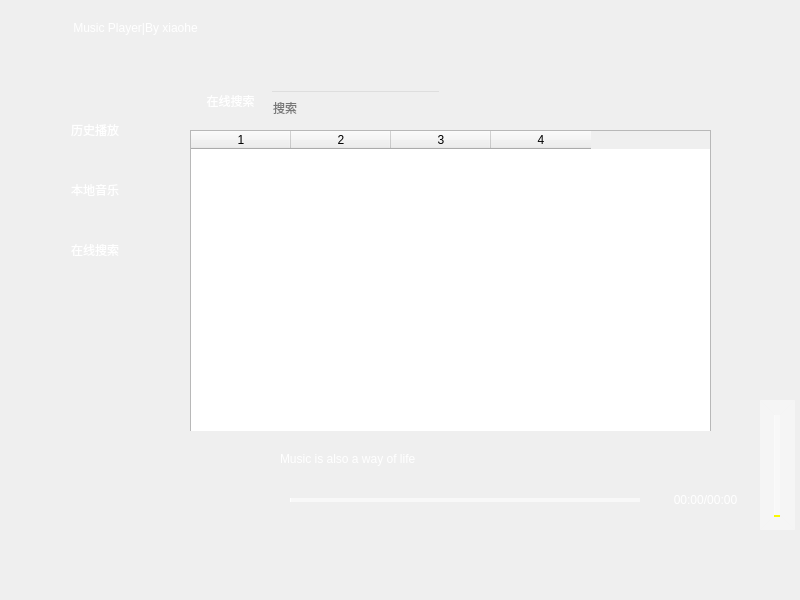
<?xml version="1.0" encoding="UTF-8"?>
<ui version="4.0">
 <class>mainWidget</class>
 <widget class="QWidget" name="mainWidget">
  <property name="geometry">
   <rect>
    <x>0</x>
    <y>0</y>
    <width>800</width>
    <height>600</height>
   </rect>
  </property>
  <property name="windowTitle">
   <string>mainWidget</string>
  </property>
  <property name="windowIcon">
   <iconset resource="res.qrc">
    <normaloff>:/image/image/qqmusic.png</normaloff>:/image/image/qqmusic.png</iconset>
  </property>
  <property name="styleSheet">
   <string notr="true"/>
  </property>
  <widget class="QPushButton" name="btn_Title">
   <property name="geometry">
    <rect>
     <x>10</x>
     <y>10</y>
     <width>35</width>
     <height>35</height>
    </rect>
   </property>
   <property name="cursor">
    <cursorShape>PointingHandCursor</cursorShape>
   </property>
   <property name="toolTip">
    <string>播放器信息</string>
   </property>
   <property name="styleSheet">
    <string notr="true">QPushButton
{
color:rgb(255, 255, 255);
border-radius:0px;
background-color: rgba(255, 255, 255,0);
background-repeat:no-repeat;
border:none;
background-position:center center;
}
QPushButton:hover{
	background-color: rgb(255, 255, 255,100);
}
QPushButton:pressed{
background-color: rgba(95, 95, 95,100);
border-color:rgba(255,255,255,30);
border-style:inset;
color:rgb(255, 255, 255);
}
</string>
   </property>
   <property name="text">
    <string/>
   </property>
   <property name="icon">
    <iconset resource="res.qrc">
     <normaloff>:/image/image/logo.png</normaloff>:/image/image/logo.png</iconset>
   </property>
   <property name="iconSize">
    <size>
     <width>30</width>
     <height>30</height>
    </size>
   </property>
  </widget>
  <widget class="QLabel" name="label_About">
   <property name="geometry">
    <rect>
     <x>50</x>
     <y>10</y>
     <width>171</width>
     <height>35</height>
    </rect>
   </property>
   <property name="cursor">
    <cursorShape>ArrowCursor</cursorShape>
   </property>
   <property name="toolTip">
    <string>播放器信息</string>
   </property>
   <property name="layoutDirection">
    <enum>Qt::LeftToRight</enum>
   </property>
   <property name="styleSheet">
    <string notr="true">color:rgb(255, 255, 255);
</string>
   </property>
   <property name="text">
    <string>Music Player|By xiaohe</string>
   </property>
   <property name="textFormat">
    <enum>Qt::AutoText</enum>
   </property>
   <property name="alignment">
    <set>Qt::AlignCenter</set>
   </property>
  </widget>
  <widget class="QPushButton" name="btn_CurrentMusic">
   <property name="geometry">
    <rect>
     <x>30</x>
     <y>110</y>
     <width>130</width>
     <height>40</height>
    </rect>
   </property>
   <property name="cursor">
    <cursorShape>PointingHandCursor</cursorShape>
   </property>
   <property name="toolTip">
    <string>当前播放</string>
   </property>
   <property name="layoutDirection">
    <enum>Qt::LeftToRight</enum>
   </property>
   <property name="styleSheet">
    <string notr="true">QPushButton
{
color:rgb(255, 255, 255);
border-radius:0px;
background-color: rgba(255, 255, 255,0);
background-repeat:no-repeat;
border:none;
background-position:center center;
}
QPushButton:hover{
	background-color: rgb(255, 255, 255,100);
}
QPushButton:pressed{
background-color: rgba(95, 95, 95,100);
border-color:rgba(255,255,255,30);
border-style:inset;
color:rgb(255, 255, 255);
}</string>
   </property>
   <property name="text">
    <string>历史播放</string>
   </property>
   <property name="icon">
    <iconset resource="res.qrc">
     <normaloff>:/image/image/current-music.png</normaloff>:/image/image/current-music.png</iconset>
   </property>
   <property name="iconSize">
    <size>
     <width>30</width>
     <height>30</height>
    </size>
   </property>
   <property name="flat">
    <bool>true</bool>
   </property>
  </widget>
  <widget class="QPushButton" name="btn_LocalMusic">
   <property name="geometry">
    <rect>
     <x>30</x>
     <y>170</y>
     <width>130</width>
     <height>40</height>
    </rect>
   </property>
   <property name="cursor">
    <cursorShape>PointingHandCursor</cursorShape>
   </property>
   <property name="toolTip">
    <string>本地音乐</string>
   </property>
   <property name="styleSheet">
    <string notr="true">QPushButton
{
color:rgb(255, 255, 255);
border-radius:0px;
background-color: rgba(255, 255, 255,0);
background-repeat:no-repeat;
border:none;
background-position:center center;
}
QPushButton:hover{
	background-color: rgb(255, 255, 255,100);
}
QPushButton:pressed{
background-color: rgba(95, 95, 95,100);
border-color:rgba(255,255,255,30);
border-style:inset;
color:rgb(255, 255, 255);
}




</string>
   </property>
   <property name="text">
    <string>本地音乐</string>
   </property>
   <property name="icon">
    <iconset resource="res.qrc">
     <normaloff>:/image/image/local-music.png</normaloff>:/image/image/local-music.png</iconset>
   </property>
   <property name="iconSize">
    <size>
     <width>30</width>
     <height>30</height>
    </size>
   </property>
  </widget>
  <widget class="QPushButton" name="btn_FavorMusic">
   <property name="geometry">
    <rect>
     <x>30</x>
     <y>230</y>
     <width>130</width>
     <height>40</height>
    </rect>
   </property>
   <property name="cursor">
    <cursorShape>PointingHandCursor</cursorShape>
   </property>
   <property name="toolTip">
    <string>我喜欢</string>
   </property>
   <property name="styleSheet">
    <string notr="true">QPushButton
{
color:rgb(255, 255, 255);
border-radius:0px;
background-color: rgba(255, 255, 255,0);
background-repeat:no-repeat;
border:none;
background-position:center center;
}
QPushButton:hover{
	background-color: rgb(255, 255, 255,100);
}
QPushButton:pressed{
background-color: rgba(95, 95, 95,100);
border-color:rgba(255,255,255,30);
border-style:inset;
color:rgb(255, 255, 255);
}</string>
   </property>
   <property name="text">
    <string>在线搜索</string>
   </property>
   <property name="icon">
    <iconset resource="res.qrc">
     <normaloff>:/image/image/favo-music.png</normaloff>:/image/image/favo-music.png</iconset>
   </property>
   <property name="iconSize">
    <size>
     <width>30</width>
     <height>30</height>
    </size>
   </property>
  </widget>
  <widget class="QLabel" name="label_AutoInfo">
   <property name="geometry">
    <rect>
     <x>130</x>
     <y>440</y>
     <width>150</width>
     <height>150</height>
    </rect>
   </property>
   <property name="cursor">
    <cursorShape>PointingHandCursor</cursorShape>
   </property>
   <property name="text">
    <string/>
   </property>
   <property name="pixmap">
    <pixmap resource="res.qrc">:/image/image/singer.png</pixmap>
   </property>
   <property name="scaledContents">
    <bool>true</bool>
   </property>
  </widget>
  <widget class="QSlider" name="PositionSlider">
   <property name="geometry">
    <rect>
     <x>290</x>
     <y>490</y>
     <width>350</width>
     <height>20</height>
    </rect>
   </property>
   <property name="styleSheet">
    <string notr="true">QSlider::add-page:Horizontal
{     
background-color: rgba(255, 255, 255,150);
height:4px;  
} 
QSlider::sub-page:Horizontal   
{  
background-color: rgb(255, 255, 255);
height:4px;
}
QSlider::groove:Horizontal   
{ 
background:transparent; 
height:4px;
}  
QSlider::handle:Horizontal
{ 
height:16px; 
width:16px; 
border-image:url(:/image/image/sliderHandle.png);
margin: -6 0px; 
}
      
</string>
   </property>
   <property name="orientation">
    <enum>Qt::Horizontal</enum>
   </property>
  </widget>
  <widget class="QSlider" name="VolumeSlider">
   <property name="geometry">
    <rect>
     <x>760</x>
     <y>400</y>
     <width>35</width>
     <height>130</height>
    </rect>
   </property>
   <property name="styleSheet">
    <string notr="true"> QSlider 
    {  
        background-color: rgba(255,255,255,0.2);
        min-width:5px; 
        max-width:5px;
        border:15px solid rgba(255,255,255,0.2); 
    }
     QSlider::add-page:vertical
     {      
       
	    background-color: rgb(250, 250, 0);
        width:4px;
     }
     QSlider::sub-page:vertical  
    {
        background-color: rgba(255,255,255,0.5); 
        width:4px;
     }
    QSlider::groove:vertical 
    {
        background:transparent;
        width:6px;
    }
    QSlider::handle:vertical 
    {
         height: 13px;
        width:13px;
 
 margin: -0 -4px; 
	border-image: url(:/image/image/volumeHandle.png);
     }</string>
   </property>
   <property name="orientation">
    <enum>Qt::Vertical</enum>
   </property>
  </widget>
  <widget class="QLabel" name="label_Motto">
   <property name="geometry">
    <rect>
     <x>280</x>
     <y>450</y>
     <width>351</width>
     <height>17</height>
    </rect>
   </property>
   <property name="styleSheet">
    <string notr="true">color:rgb(255, 255, 255);</string>
   </property>
   <property name="text">
    <string>Music is also a way of life</string>
   </property>
  </widget>
  <widget class="QLabel" name="label_Position">
   <property name="geometry">
    <rect>
     <x>650</x>
     <y>490</y>
     <width>111</width>
     <height>20</height>
    </rect>
   </property>
   <property name="styleSheet">
    <string notr="true">color:rgb(255, 255, 255);</string>
   </property>
   <property name="text">
    <string>00:00/00:00</string>
   </property>
   <property name="alignment">
    <set>Qt::AlignCenter</set>
   </property>
  </widget>
  <widget class="QStackedWidget" name="stackedWidget">
   <property name="geometry">
    <rect>
     <x>190</x>
     <y>90</y>
     <width>521</width>
     <height>341</height>
    </rect>
   </property>
   <property name="styleSheet">
    <string notr="true"/>
   </property>
   <property name="currentIndex">
    <number>2</number>
   </property>
   <widget class="QWidget" name="page_0">
    <widget class="QLabel" name="label_page0">
     <property name="geometry">
      <rect>
       <x>0</x>
       <y>0</y>
       <width>81</width>
       <height>21</height>
      </rect>
     </property>
     <property name="styleSheet">
      <string notr="true">color:rgb(255, 255, 255);</string>
     </property>
     <property name="text">
      <string>历史播放</string>
     </property>
     <property name="alignment">
      <set>Qt::AlignCenter</set>
     </property>
    </widget>
    <widget class="QListWidget" name="listWidget_HistorytMusic">
     <property name="geometry">
      <rect>
       <x>0</x>
       <y>40</y>
       <width>521</width>
       <height>300</height>
      </rect>
     </property>
     <property name="styleSheet">
      <string notr="true">color: rgb(255, 255, 255);
background-color: rgba(255, 255, 255, 50);
background:transparent;
border:0 px solid gray
</string>
     </property>
    </widget>
   </widget>
   <widget class="QWidget" name="page_1">
    <widget class="QLabel" name="label_page1">
     <property name="geometry">
      <rect>
       <x>0</x>
       <y>0</y>
       <width>81</width>
       <height>21</height>
      </rect>
     </property>
     <property name="styleSheet">
      <string notr="true">color:rgb(255, 255, 255);</string>
     </property>
     <property name="text">
      <string>本地音乐</string>
     </property>
     <property name="scaledContents">
      <bool>false</bool>
     </property>
     <property name="alignment">
      <set>Qt::AlignCenter</set>
     </property>
    </widget>
    <widget class="QListWidget" name="listWidget_localMusic">
     <property name="geometry">
      <rect>
       <x>0</x>
       <y>40</y>
       <width>521</width>
       <height>300</height>
      </rect>
     </property>
     <property name="styleSheet">
      <string notr="true">color: rgb(255, 255, 255);
background-color: rgba(255, 255, 255, 50);
background:transparent;</string>
     </property>
    </widget>
   </widget>
   <widget class="QWidget" name="page_2">
    <widget class="QLabel" name="label_page2">
     <property name="geometry">
      <rect>
       <x>0</x>
       <y>0</y>
       <width>81</width>
       <height>21</height>
      </rect>
     </property>
     <property name="styleSheet">
      <string notr="true">color:rgb(255, 255, 255);</string>
     </property>
     <property name="text">
      <string>在线搜索</string>
     </property>
     <property name="alignment">
      <set>Qt::AlignCenter</set>
     </property>
    </widget>
    <widget class="QLineEdit" name="lineEdit">
     <property name="geometry">
      <rect>
       <x>80</x>
       <y>0</y>
       <width>171</width>
       <height>35</height>
      </rect>
     </property>
     <property name="toolTip">
      <string/>
     </property>
     <property name="styleSheet">
      <string notr="true">background:transparent;</string>
     </property>
     <property name="text">
      <string/>
     </property>
     <property name="placeholderText">
      <string>搜索</string>
     </property>
     <property name="cursorMoveStyle">
      <enum>Qt::LogicalMoveStyle</enum>
     </property>
    </widget>
    <widget class="QTableWidget" name="tableWidget">
     <property name="geometry">
      <rect>
       <x>0</x>
       <y>40</y>
       <width>521</width>
       <height>341</height>
      </rect>
     </property>
     <property name="sizePolicy">
      <sizepolicy hsizetype="Expanding" vsizetype="Expanding">
       <horstretch>0</horstretch>
       <verstretch>0</verstretch>
      </sizepolicy>
     </property>
     <property name="contextMenuPolicy">
      <enum>Qt::DefaultContextMenu</enum>
     </property>
     <property name="styleSheet">
      <string notr="true">border-top-color: rgb(114, 159, 207);
selection-color: rgb(52, 101, 164);</string>
     </property>
     <property name="editTriggers">
      <set>QAbstractItemView::NoEditTriggers</set>
     </property>
     <property name="tabKeyNavigation">
      <bool>true</bool>
     </property>
     <property name="selectionMode">
      <enum>QAbstractItemView::SingleSelection</enum>
     </property>
     <property name="selectionBehavior">
      <enum>QAbstractItemView::SelectRows</enum>
     </property>
     <property name="showGrid">
      <bool>false</bool>
     </property>
     <property name="columnCount">
      <number>4</number>
     </property>
     <column/>
     <column/>
     <column/>
     <column/>
    </widget>
   </widget>
   <widget class="QWidget" name="page_3">
    <property name="enabled">
     <bool>true</bool>
    </property>
   </widget>
  </widget>
  <widget class="QWidget" name="layoutWidget">
   <property name="geometry">
    <rect>
     <x>460</x>
     <y>0</y>
     <width>321</width>
     <height>61</height>
    </rect>
   </property>
   <layout class="QHBoxLayout" name="horizontalLayout_2">
    <item>
     <widget class="QPushButton" name="btn_About">
      <property name="enabled">
       <bool>true</bool>
      </property>
      <property name="cursor">
       <cursorShape>PointingHandCursor</cursorShape>
      </property>
      <property name="mouseTracking">
       <bool>false</bool>
      </property>
      <property name="toolTip">
       <string>关于</string>
      </property>
      <property name="autoFillBackground">
       <bool>false</bool>
      </property>
      <property name="styleSheet">
       <string notr="true">QPushButton
{
color:rgb(255, 255, 255);
border-radius:0px;
background-color: rgba(255, 255, 255,0);
background-repeat:no-repeat;
border:none;
background-position:center center;
}
QPushButton:hover{
	background-color: rgb(255, 255, 255,100);
}
QPushButton:pressed{
background-color: rgba(95, 95, 95,100);
border-color:rgba(255,255,255,30);
border-style:inset;
color:rgb(255, 255, 255);
}

</string>
      </property>
      <property name="text">
       <string/>
      </property>
      <property name="icon">
       <iconset resource="res.qrc">
        <normaloff>:/image/image/about.png</normaloff>:/image/image/about.png</iconset>
      </property>
      <property name="iconSize">
       <size>
        <width>30</width>
        <height>30</height>
       </size>
      </property>
      <property name="checkable">
       <bool>false</bool>
      </property>
      <property name="autoRepeat">
       <bool>false</bool>
      </property>
      <property name="autoRepeatDelay">
       <number>300</number>
      </property>
      <property name="autoRepeatInterval">
       <number>100</number>
      </property>
      <property name="autoDefault">
       <bool>false</bool>
      </property>
      <property name="default">
       <bool>false</bool>
      </property>
      <property name="flat">
       <bool>true</bool>
      </property>
     </widget>
    </item>
    <item>
     <widget class="QPushButton" name="btn_Skin">
      <property name="cursor">
       <cursorShape>PointingHandCursor</cursorShape>
      </property>
      <property name="toolTip">
       <string>更换皮肤</string>
      </property>
      <property name="styleSheet">
       <string notr="true">QPushButton
{
color:rgb(255, 255, 255);
border-radius:0px;
background-color: rgba(255, 255, 255,0);
background-repeat:no-repeat;
border:none;
background-position:center center;
}
QPushButton:hover{
	background-color: rgb(255, 255, 255,100);
}
QPushButton:pressed{
background-color: rgba(95, 95, 95,100);
border-color:rgba(255,255,255,30);
border-style:inset;
color:rgb(255, 255, 255);
}</string>
      </property>
      <property name="text">
       <string/>
      </property>
      <property name="icon">
       <iconset resource="res.qrc">
        <normaloff>:/image/image/skin.png</normaloff>:/image/image/skin.png</iconset>
      </property>
      <property name="iconSize">
       <size>
        <width>30</width>
        <height>30</height>
       </size>
      </property>
     </widget>
    </item>
    <item>
     <widget class="QPushButton" name="btn_Min">
      <property name="cursor">
       <cursorShape>PointingHandCursor</cursorShape>
      </property>
      <property name="toolTip">
       <string>最小化</string>
      </property>
      <property name="styleSheet">
       <string notr="true">QPushButton
{
color:rgb(255, 255, 255);
border-radius:0px;
background-color: rgba(255, 255, 255,0);
background-repeat:no-repeat;
border:none;
background-position:center center;
}
QPushButton:hover{
	background-color: rgb(255, 255, 255,100);
}
QPushButton:pressed{
background-color: rgba(95, 95, 95,100);
border-color:rgba(255,255,255,30);
border-style:inset;
color:rgb(255, 255, 255);
}</string>
      </property>
      <property name="text">
       <string/>
      </property>
      <property name="icon">
       <iconset resource="res.qrc">
        <normaloff>:/image/image/min.png</normaloff>:/image/image/min.png</iconset>
      </property>
      <property name="iconSize">
       <size>
        <width>50</width>
        <height>50</height>
       </size>
      </property>
      <property name="flat">
       <bool>true</bool>
      </property>
     </widget>
    </item>
    <item>
     <widget class="QPushButton" name="btn_Close">
      <property name="cursor">
       <cursorShape>PointingHandCursor</cursorShape>
      </property>
      <property name="toolTip">
       <string>关闭应用</string>
      </property>
      <property name="styleSheet">
       <string notr="true">QPushButton
{
color:rgb(255, 255, 255);
border-radius:0px;
background-color: rgba(255, 255, 255,0);
background-repeat:no-repeat;
border:none;
background-position:center center;
}
QPushButton:hover{
	background-color: rgb(255, 255, 255,100);
}
QPushButton:pressed{
background-color: rgba(95, 95, 95,100);
border-color:rgba(255,255,255,30);
border-style:inset;
color:rgb(255, 255, 255);
}</string>
      </property>
      <property name="text">
       <string/>
      </property>
      <property name="icon">
       <iconset resource="res.qrc">
        <normaloff>:/image/image/quit.png</normaloff>:/image/image/quit.png</iconset>
      </property>
      <property name="iconSize">
       <size>
        <width>30</width>
        <height>30</height>
       </size>
      </property>
      <property name="flat">
       <bool>true</bool>
      </property>
     </widget>
    </item>
   </layout>
  </widget>
  <widget class="QWidget" name="layoutWidget">
   <property name="geometry">
    <rect>
     <x>290</x>
     <y>530</y>
     <width>551</width>
     <height>34</height>
    </rect>
   </property>
   <layout class="QHBoxLayout" name="horizontalLayout_4">
    <item>
     <layout class="QHBoxLayout" name="horizontalLayout">
      <item>
       <spacer name="horizontalSpacer_2">
        <property name="orientation">
         <enum>Qt::Horizontal</enum>
        </property>
        <property name="sizeHint" stdset="0">
         <size>
          <width>40</width>
          <height>20</height>
         </size>
        </property>
       </spacer>
      </item>
      <item>
       <widget class="QPushButton" name="btn_Pre">
        <property name="cursor">
         <cursorShape>PointingHandCursor</cursorShape>
        </property>
        <property name="toolTip">
         <string>上一曲</string>
        </property>
        <property name="styleSheet">
         <string notr="true">QPushButton
{
color:rgb(255, 255, 255);
border-radius:0px;
background-color: rgba(255, 255, 255,0);
background-repeat:no-repeat;
border:none;
background-position:center center;
}
QPushButton:hover{
	background-color: rgb(255, 255, 255,100);
}
QPushButton:pressed{
background-color: rgba(95, 95, 95,100);
border-color:rgba(255,255,255,30);
border-style:inset;
color:rgb(255, 255, 255);
}</string>
        </property>
        <property name="text">
         <string/>
        </property>
        <property name="icon">
         <iconset resource="res.qrc">
          <normaloff>:/image/image-hover/pre-hover.png</normaloff>:/image/image-hover/pre-hover.png</iconset>
        </property>
       </widget>
      </item>
      <item>
       <spacer name="horizontalSpacer">
        <property name="orientation">
         <enum>Qt::Horizontal</enum>
        </property>
        <property name="sizeHint" stdset="0">
         <size>
          <width>40</width>
          <height>20</height>
         </size>
        </property>
       </spacer>
      </item>
      <item>
       <widget class="QPushButton" name="btn_play">
        <property name="cursor">
         <cursorShape>PointingHandCursor</cursorShape>
        </property>
        <property name="toolTip">
         <string>暂停</string>
        </property>
        <property name="styleSheet">
         <string notr="true">QPushButton
{
color:rgb(255, 255, 255);
border-radius:0px;
background-color: rgba(255, 255, 255,0);
background-repeat:no-repeat;
border:none;
background-position:center center;
}
QPushButton:hover{
	background-color: rgb(255, 255, 255,100);
}
QPushButton:pressed{
background-color: rgba(95, 95, 95,100);
border-color:rgba(255,255,255,30);
border-style:inset;
color:rgb(255, 255, 255);
}</string>
        </property>
        <property name="text">
         <string/>
        </property>
        <property name="icon">
         <iconset resource="res.qrc">
          <normaloff>:/image/image-hover/pase-hover.png</normaloff>:/image/image-hover/pase-hover.png</iconset>
        </property>
       </widget>
      </item>
      <item>
       <spacer name="horizontalSpacer_3">
        <property name="orientation">
         <enum>Qt::Horizontal</enum>
        </property>
        <property name="sizeHint" stdset="0">
         <size>
          <width>40</width>
          <height>20</height>
         </size>
        </property>
       </spacer>
      </item>
      <item>
       <widget class="QPushButton" name="btn_Next">
        <property name="cursor">
         <cursorShape>PointingHandCursor</cursorShape>
        </property>
        <property name="toolTip">
         <string>下一曲</string>
        </property>
        <property name="styleSheet">
         <string notr="true">QPushButton
{
color:rgb(255, 255, 255);
border-radius:0px;
background-color: rgba(255, 255, 255,0);
background-repeat:no-repeat;
border:none;
background-position:center center;
}
QPushButton:hover{
	background-color: rgb(255, 255, 255,100);
}
QPushButton:pressed{
background-color: rgba(95, 95, 95,100);
border-color:rgba(255,255,255,30);
border-style:inset;
color:rgb(255, 255, 255);
}</string>
        </property>
        <property name="text">
         <string/>
        </property>
        <property name="icon">
         <iconset resource="res.qrc">
          <normaloff>:/image/image-hover/next-hover.png</normaloff>:/image/image-hover/next-hover.png</iconset>
        </property>
       </widget>
      </item>
      <item>
       <spacer name="horizontalSpacer_4">
        <property name="orientation">
         <enum>Qt::Horizontal</enum>
        </property>
        <property name="sizeHint" stdset="0">
         <size>
          <width>40</width>
          <height>20</height>
         </size>
        </property>
       </spacer>
      </item>
     </layout>
    </item>
    <item>
     <layout class="QHBoxLayout" name="horizontalLayout_3">
      <item>
       <spacer name="horizontalSpacer_7">
        <property name="orientation">
         <enum>Qt::Horizontal</enum>
        </property>
        <property name="sizeHint" stdset="0">
         <size>
          <width>40</width>
          <height>20</height>
         </size>
        </property>
       </spacer>
      </item>
      <item>
       <widget class="QPushButton" name="btn_PlayMode">
        <property name="cursor">
         <cursorShape>PointingHandCursor</cursorShape>
        </property>
        <property name="toolTip">
         <string>播放模式</string>
        </property>
        <property name="styleSheet">
         <string notr="true">QPushButton
{
color:rgb(255, 255, 255);
border-radius:0px;
background-color: rgba(255, 255, 255,0);
background-repeat:no-repeat;
border:none;
background-position:center center;
}
QPushButton:hover{
	background-color: rgb(255, 255, 255,100);
}
QPushButton:pressed{
background-color: rgba(95, 95, 95,100);
border-color:rgba(255,255,255,30);
border-style:inset;
color:rgb(255, 255, 255);
}</string>
        </property>
        <property name="text">
         <string/>
        </property>
        <property name="icon">
         <iconset resource="res.qrc">
          <normaloff>:/image/image-hover/loop-hover.png</normaloff>:/image/image-hover/loop-hover.png</iconset>
        </property>
        <property name="iconSize">
         <size>
          <width>30</width>
          <height>30</height>
         </size>
        </property>
        <property name="flat">
         <bool>true</bool>
        </property>
       </widget>
      </item>
      <item>
       <spacer name="horizontalSpacer_5">
        <property name="orientation">
         <enum>Qt::Horizontal</enum>
        </property>
        <property name="sizeHint" stdset="0">
         <size>
          <width>40</width>
          <height>20</height>
         </size>
        </property>
       </spacer>
      </item>
      <item>
       <widget class="QPushButton" name="btn_AddMusic">
        <property name="cursor">
         <cursorShape>PointingHandCursor</cursorShape>
        </property>
        <property name="toolTip">
         <string>添加音乐</string>
        </property>
        <property name="styleSheet">
         <string notr="true">QPushButton
{
color:rgb(255, 255, 255);
border-radius:0px;
background-color: rgba(255, 255, 255,0);
background-repeat:no-repeat;
border:none;
background-position:center center;
}
QPushButton:hover{
	background-color: rgb(255, 255, 255,100);
}
QPushButton:pressed{
background-color: rgba(95, 95, 95,100);
border-color:rgba(255,255,255,30);
border-style:inset;
color:rgb(255, 255, 255);
}</string>
        </property>
        <property name="text">
         <string/>
        </property>
        <property name="icon">
         <iconset resource="res.qrc">
          <normaloff>:/image/image/addFromLocal.png</normaloff>:/image/image/addFromLocal.png</iconset>
        </property>
        <property name="iconSize">
         <size>
          <width>30</width>
          <height>30</height>
         </size>
        </property>
        <property name="flat">
         <bool>true</bool>
        </property>
       </widget>
      </item>
      <item>
       <spacer name="horizontalSpacer_6">
        <property name="orientation">
         <enum>Qt::Horizontal</enum>
        </property>
        <property name="sizeHint" stdset="0">
         <size>
          <width>40</width>
          <height>20</height>
         </size>
        </property>
       </spacer>
      </item>
      <item>
       <widget class="QPushButton" name="btn_Voice">
        <property name="cursor">
         <cursorShape>PointingHandCursor</cursorShape>
        </property>
        <property name="toolTip">
         <string>音量调节</string>
        </property>
        <property name="styleSheet">
         <string notr="true">QPushButton
{
background-image: url(:/image/image/music-voice.png);
background-repeat:no-repeat;
background-position:center center;
border:none;
}

QPushButton:hover{
background-image: url(:/image/image-hover/music-voice-hover.png);
background-repeat:no-repeat;
background-position:center center;
}

QPushButton:pressed{
background-image: url(:/image/image/music-voice.png);
background-repeat:no-repeat;
background-position:center center;
}
</string>
        </property>
        <property name="text">
         <string/>
        </property>
       </widget>
      </item>
      <item>
       <spacer name="horizontalSpacer_8">
        <property name="orientation">
         <enum>Qt::Horizontal</enum>
        </property>
        <property name="sizeHint" stdset="0">
         <size>
          <width>40</width>
          <height>20</height>
         </size>
        </property>
       </spacer>
      </item>
     </layout>
    </item>
   </layout>
  </widget>
 </widget>
 <resources>
  <include location="res.qrc"/>
 </resources>
 <connections/>
</ui>
